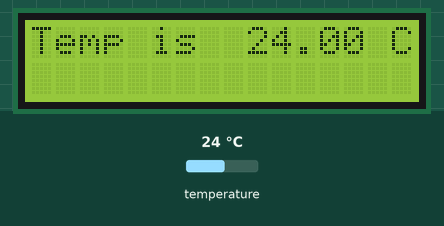
A sketch run on a simulated Arduino Uno, built with avr-gcc and run on an emulated ATmega328P. Shown: 16×2 character LCD. Inputs (shaded band) come from the test bench; at power-on: temperature 24 °C. What the sketch prints to the serial monitor is not drawn.

Above: at 1.2 s.
1.3 s: temperature set to 12 °C
At 3.8 s:
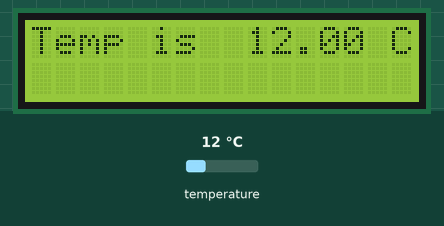
4.1 s: temperature set to 19 °C
At 5.8 s:
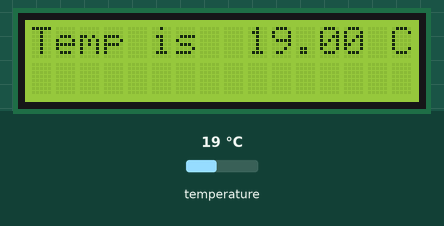
6.2 s: temperature set to 28 °C
At 6.6 s:
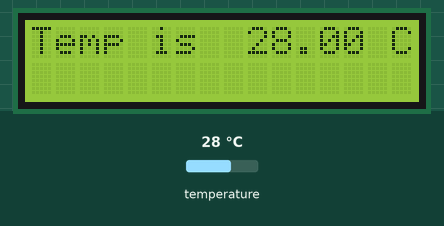
Timing chart, 0 to 9.2 s (numbered marks = the images above; inputs shaded):
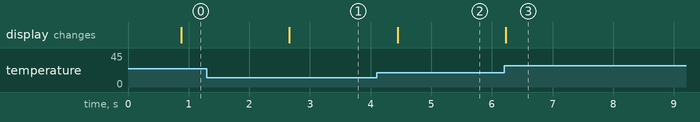

The sketch:

1820lcd.ino
```cpp
#include <OneWire.h>
#include <DallasTemperature.h>
#include <LiquidCrystal_I2C.h>

#define ONE_WIRE_BUS 4

LiquidCrystal_I2C lcd(0x27, 2,1,0,4,5,6,7,3,POSITIVE);
OneWire oneWire(ONE_WIRE_BUS);
DallasTemperature sensors(&oneWire);


void setup() {
  Serial.begin(9600);
  lcd.begin(16,2);
  lcd.clear();
  lcd.print("Temp is        C");
  sensors.begin();
}

void loop() {
   sensors.requestTemperatures();
   Serial.print("Temperature is: ");
   lcd.setCursor ( 9, 0 );
   lcd.print(sensors.getTempCByIndex(0));

  Serial.println(sensors.getTempCByIndex(0));
delay(1000);
}
```

Measured:
- after the input at 1.3 s, the display: changes after 1.4 s (image 1)
- after the input at 4.1 s, the display: changes after 0.34 s (image 2)
- after the input at 6.2 s, the display: changes at once (image 3)
